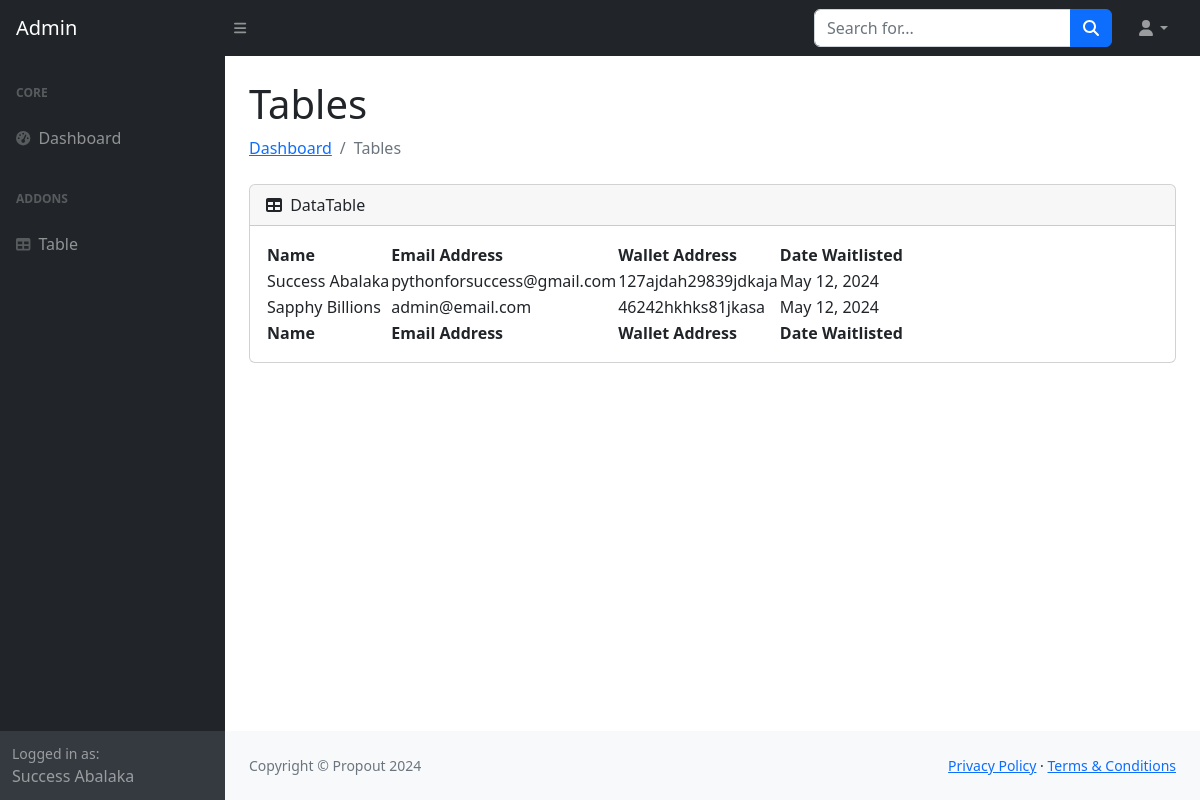
Screenshot of /waitlist-table (signed in) with the database file from the repository.
### app.py (models this page shows)
class User(UserMixin, db.Model):
    id: Mapped[int] = mapped_column(Integer, primary_key=True)
    name: Mapped[str] = mapped_column(String(100), nullable=False)
    email: Mapped[str] = mapped_column(String(100), nullable=False)
    password: Mapped[str] = mapped_column(String(100), nullable=False)

class Waitlisters(db.Model):
    id: Mapped[int] = mapped_column(Integer, primary_key=True)
    name: Mapped[str] = mapped_column(String(100), nullable=False)
    email: Mapped[str] = mapped_column(String(100), nullable=False)
    wallet_address: Mapped[str] = mapped_column(String(100), nullable=True)
    date: Mapped[str] = mapped_column(String(100), nullable=False)

### app.py (the view)
@app.route('/waitlist-table')
@login_required
def table():
    waitlisters = db.session.execute(db.select(Waitlisters)).scalars().all()
    return render_template('tables.html', user=current_user, waitlisters=waitlisters)

### app.py (called while the page is built)
@login_managerr.user_loader
def load_user(user_id):
    return db.get_or_404(User, user_id)

### templates/tables.html (shortened to what this page needs)
<!DOCTYPE html>
<html lang="en">
    <head>
        <link href="https://cdn.jsdelivr.net/npm/simple-datatables@7.1.2/dist/style.min.css" rel="stylesheet" />
        <link href="{{url_for('static', filename='css/styles.css')}}" rel="stylesheet" />
    </head>
    <body class="sb-nav-fixed">
        <nav class="sb-topnav navbar navbar-expand navbar-dark bg-dark">
            <a class="navbar-brand ps-3" href="{{url_for('table')}}">Admin</a>
            <button class="btn btn-link btn-sm order-1 order-lg-0 me-4 me-lg-0" id="sidebarToggle" href="#!"><i class="fas fa-bars"></i></button>
            <form class="d-none d-md-inline-block form-inline ms-auto me-0 me-md-3 my-2 my-md-0">
                <div class="input-group">
                    <input class="form-control" type="text" placeholder="Search for..." aria-label="Search for..." aria-describedby="btnNavbarSearch" />
                    <button class="btn btn-primary" id="btnNavbarSearch" type="button"><i class="fas fa-search"></i></button>
                </div>
            </form>
            <ul class="navbar-nav ms-auto ms-md-0 me-3 me-lg-4">
                <li class="nav-item dropdown">
                    <a class="nav-link dropdown-toggle" id="navbarDropdown" href="#" role="button" data-bs-toggle="dropdown" aria-expanded="false"><i class="fas fa-user fa-fw"></i></a>
                </li>
            </ul>
        </nav>
        <div id="layoutSidenav">
            <div id="layoutSidenav_nav">
                <nav class="sb-sidenav accordion sb-sidenav-dark" id="sidenavAccordion">
                    <div class="sb-sidenav-menu">
                        <div class="nav">
                            <div class="sb-sidenav-menu-heading">Core</div>
                            <a class="nav-link" href="{{url_for('dashboard')}}">
                                <div class="sb-nav-link-icon"><i class="fas fa-tachometer-alt"></i></div>
                                Dashboard
                            </a>
                            <div class="sb-sidenav-menu-heading">Addons</div>
                            <a class="nav-link" href="{{url_for('table')}}">
                                <div class="sb-nav-link-icon"><i class="fas fa-table"></i></div>
                                Table
                            </a>
                        </div>
                    </div>
                    <div class="sb-sidenav-footer">
                        <div class="small">Logged in as:</div>
                        {{user.name}}
                    </div>
                </nav>
            </div>
            <div id="layoutSidenav_content">
                <main>
                    <div class="container-fluid px-4">
                        <h1 class="mt-4">Tables</h1>
                        <ol class="breadcrumb mb-4">
                            <li class="breadcrumb-item"><a href="{{url_for('dashboard')}}">Dashboard</a></li>
                            <li class="breadcrumb-item active">Tables</li>
                        </ol>
                        <div class="card mb-4">
                            <div class="card-header">
                                <i class="fas fa-table me-1"></i>
                                DataTable
                            </div>
                            <div class="card-body">
                                <table id="datatablesSimple">
                                    <thead>
                                        <tr>
                                            <th>Name</th>
                                            <th>Email Address</th>
                                            <th>Wallet Address</th>
                                            <th>Date Waitlisted</th>
                                        </tr>
                                    </thead>
                                    <tfoot>
                                        <tr>
                                            <th>Name</th>
                                            <th>Email Address</th>
                                            <th>Wallet Address</th>
                                            <th>Date Waitlisted</th>
                                        </tr>
                                    </tfoot>
                                    <tbody>
                                        {% for waitlist in waitlisters %}
                                        <tr>
                                            <td>{{waitlist.name}}</td>
                                            <td>{{waitlist.email}}</td>
                                            <td>{{waitlist.wallet_address}}</td>
                                            <td>{{waitlist.date}}</td>
                                        </tr>
                                    {% endfor %}
                                    </tbody>
                                </table>
                            </div>
                        </div>
                    </div>
                </main>
                <footer class="py-4 bg-light mt-auto">
                    <div class="container-fluid px-4">
                        <div class="d-flex align-items-center justify-content-between small">
                            <div class="text-muted">Copyright &copy; Propout 2024</div>
                            <div>
                                <a href="#">Privacy Policy</a>
                                &middot;
                                <a href="#">Terms &amp; Conditions</a>
                            </div>
                        </div>
                    </div>
                </footer>
            </div>
        </div>
    </body>
</html>

### rows the page displays
User: name "Success Abalaka"
Waitlisters: name "Success Abalaka", email "pythonforsuccess@gmail.com", wallet_address "127ajdah29839jdkaja", date "May 12, 2024"
Waitlisters: name "Sapphy Billions", email "admin@email.com", wallet_address "46242hkhks81jkasa", date "May 12, 2024"
